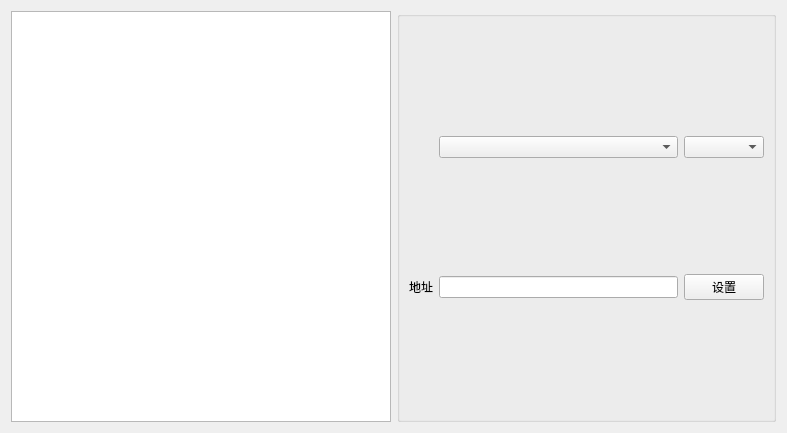
<?xml version="1.0" encoding="UTF-8"?>
<ui version="4.0">
 <class>AddChildDeviceForm</class>
 <widget class="QWidget" name="AddChildDeviceForm">
  <property name="geometry">
   <rect>
    <x>0</x>
    <y>0</y>
    <width>787</width>
    <height>433</height>
   </rect>
  </property>
  <property name="windowTitle">
   <string>Form</string>
  </property>
  <layout class="QVBoxLayout" name="verticalLayout_2">
   <item>
    <layout class="QHBoxLayout" name="horizontalLayout">
     <item>
      <layout class="QVBoxLayout" name="verticalLayout_sheet">
       <item>
        <widget class="QTableWidget" name="tableWidget"/>
       </item>
      </layout>
     </item>
     <item>
      <layout class="QVBoxLayout" name="verticalLayout_set">
       <item>
        <layout class="QGridLayout" name="gridLayout">
         <item row="0" column="0">
          <widget class="QGroupBox" name="groupBox">
           <property name="title">
            <string/>
           </property>
           <layout class="QHBoxLayout" name="horizontalLayout_2">
            <item>
             <layout class="QGridLayout" name="gridLayout_2">
              <item row="0" column="1">
               <widget class="QComboBox" name="comboBox_com"/>
              </item>
              <item row="0" column="2">
               <widget class="QComboBox" name="comboBox_type"/>
              </item>
              <item row="1" column="1">
               <widget class="QLineEdit" name="lineEdit_addr"/>
              </item>
              <item row="1" column="2">
               <widget class="QPushButton" name="pushButton_ok">
                <property name="text">
                 <string>设置</string>
                </property>
               </widget>
              </item>
              <item row="1" column="0">
               <widget class="QLabel" name="label">
                <property name="text">
                 <string>地址</string>
                </property>
               </widget>
              </item>
             </layout>
            </item>
           </layout>
          </widget>
         </item>
        </layout>
       </item>
      </layout>
     </item>
    </layout>
   </item>
  </layout>
 </widget>
 <resources/>
 <connections/>
</ui>
